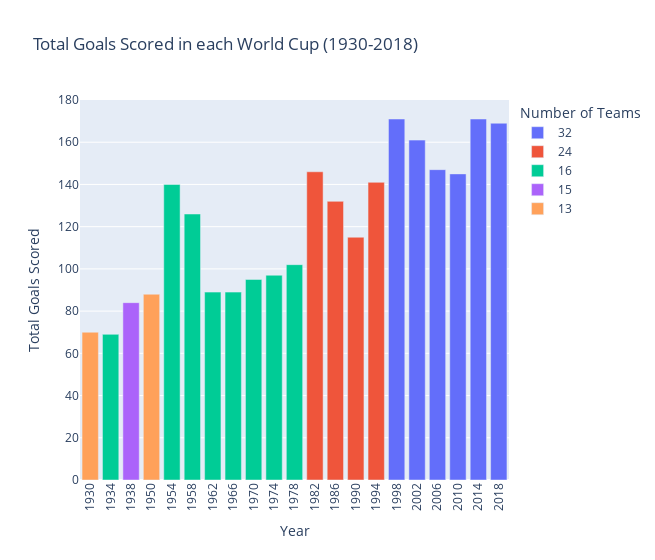

Notebook source saved alongside this figure:
### Code cell
# Alternate plot with Plotly
wc_tournament_total_teams_and_goals_2 = wc_tournament_total_teams_and_goals.copy().sort_values("Number of Teams", ascending=False)
wc_tournament_total_teams_and_goals_2["Number of Teams"] = wc_tournament_total_teams_and_goals_2["Number of Teams"].astype(str)
fig0 = px.bar(wc_tournament_total_teams_and_goals_2, x="Year", y="Total Goals Scored", color="Number of Teams", title="Total Goals Scored in each World Cup (1930-2018)", width=655)
fig0.update_xaxes(type="category", categoryorder='category ascending', tickangle=-90)
# fig0.update_layout(legend_traceorder=)
fig0

### Figure 1 — Plotly figure (JSON) as saved in the notebook; plotly's stock layout.template omitted (floating-point values rounded to 4 significant figures)
{"data": [{"alignmentgroup": "True", "hovertemplate": "Number of Teams=32<br>Year=%{x}<br>Total Goals Scored=%{y}<extra></extra>", "legendgroup": "32", "marker": {"color": "#636efa", "pattern": {"shape": ""}}, "name": "32", "offsetgroup": "32", "orientation": "v", "showlegend": true, "textposition": "auto", "type": "bar", "x": [1998, 2018, 2002, 2006, 2010, 2014], "xaxis": "x", "y": [171, 169, 161, 147, 145, 171], "yaxis": "y"}, {"alignmentgroup": "True", "hovertemplate": "Number of Teams=24<br>Year=%{x}<br>Total Goals Scored=%{y}<extra></extra>", "legendgroup": "24", "marker": {"color": "#EF553B", "pattern": {"shape": ""}}, "name": "24", "offsetgroup": "24", "orientation": "v", "showlegend": true, "textposition": "auto", "type": "bar", "x": [1982, 1994, 1986, 1990], "xaxis": "x", "y": [146, 141, 132, 115], "yaxis": "y"}, {"alignmentgroup": "True", "hovertemplate": "Number of Teams=16<br>Year=%{x}<br>Total Goals Scored=%{y}<extra></extra>", "legendgroup": "16", "marker": {"color": "#00cc96", "pattern": {"shape": ""}}, "name": "16", "offsetgroup": "16", "orientation": "v", "showlegend": true, "textposition": "auto", "type": "bar", "x": [1970, 1962, 1966, 1958, 1974, 1978, 1954, 1934], "xaxis": "x", "y": [95, 89, 89, 126, 97, 102, 140, 69], "yaxis": "y"}, {"alignmentgroup": "True", "hovertemplate": "Number of Teams=15<br>Year=%{x}<br>Total Goals Scored=%{y}<extra></extra>", "legendgroup": "15", "marker": {"color": "#ab63fa", "pattern": {"shape": ""}}, "name": "15", "offsetgroup": "15", "orientation": "v", "showlegend": true, "textposition": "auto", "type": "bar", "x": [1938], "xaxis": "x", "y": [84], "yaxis": "y"}, {"alignmentgroup": "True", "hovertemplate": "Number of Teams=13<br>Year=%{x}<br>Total Goals Scored=%{y}<extra></extra>", "legendgroup": "13", "marker": {"color": "#FFA15A", "pattern": {"shape": ""}}, "name": "13", "offsetgroup": "13", "orientation": "v", "showlegend": true, "textposition": "auto", "type": "bar", "x": [1950, 1930], "xaxis": "x", "y": [88, 70], "yaxis": "y"}], "layout": {"barmode": "relative", "legend": {"title": {"text": "Number of Teams"}, "tracegroupgap": 0}, "title": {"text": "Total Goals Scored in each World Cup (1930-2018)"}, "width": 655, "xaxis": {"anchor": "y", "categoryorder": "category ascending", "domain": [0, 1], "tickangle": -90, "title": {"text": "Year"}, "type": "category"}, "yaxis": {"anchor": "x", "domain": [0, 1], "title": {"text": "Total Goals Scored"}}}}
